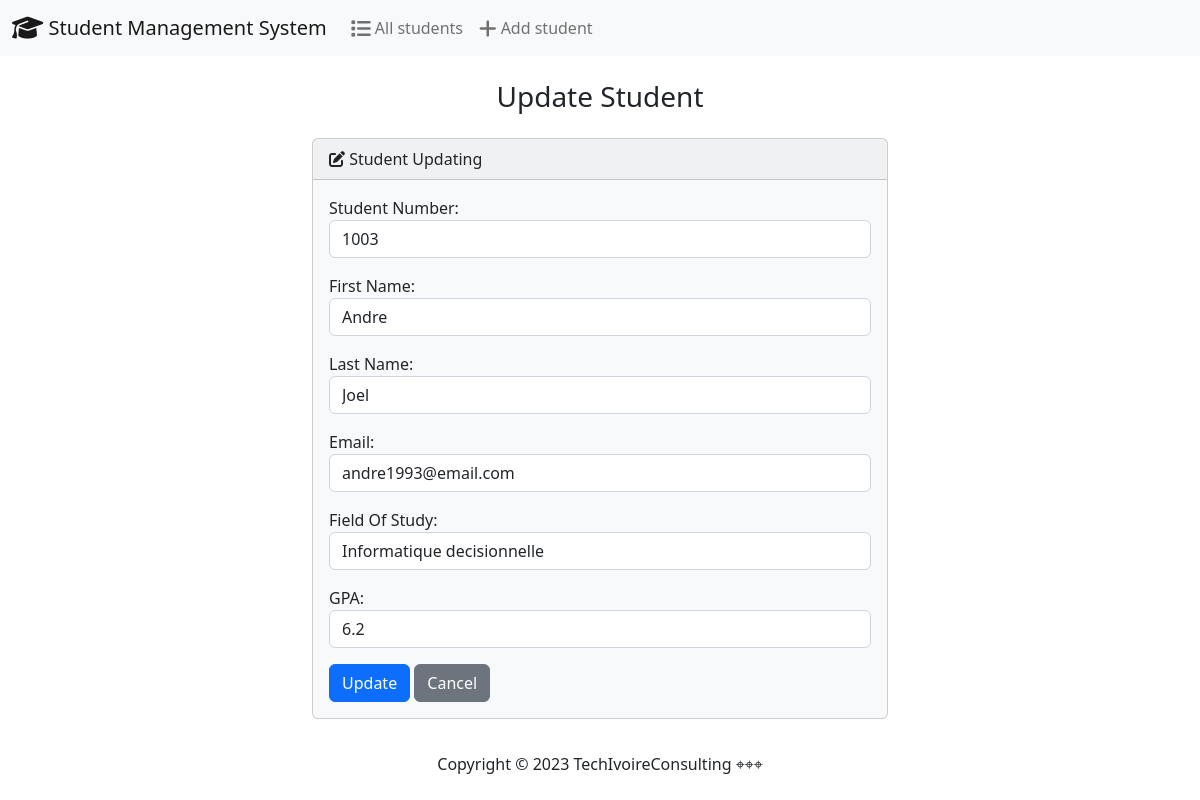
The page /edit/3/ on the database its author committed.
### students/models.py (models this page shows, shortened)
class Student(models.Model):
    student_number = models.PositiveBigIntegerField()
    first_name = models.CharField(max_length=50)
    last_name = models.CharField(max_length=50)
    email = models.EmailField(max_length=100)
    field_of_study = models.CharField(max_length=50)
    gpa =models.FloatField()

### students/views.py (the view)
# urls.py: path('edit/<int:id>/', views.edit,name='edit'),
def edit(request , id):
    if request.method == 'POST':
        student = Student.objects.get(pk=id)
        form=StudentForm(request.POST, instance=student)
        if form.is_valid():
            form.save()
            return render(request, 'students/edit.html',{
                'form': form,
                'success': True
            })
    else:
        student = Student.objects.get(pk=id)
        form=StudentForm(instance=student)
        return render(request , 'students/edit.html', {'form':form})

### students/forms.py
class StudentForm(forms.ModelForm):
    class Meta:
        model = Student
        fields =['student_number','first_name','last_name','email','field_of_study','gpa']
        labels = {
            'student_number': 'Student Number',
            'first_name': 'First Name',
            'last_name' : 'Last Name',
            'email' : 'Email',
            'field_of_study' : 'Field Of Study',
            'gpa': 'GPA'
        }
        widgets ={
            'student_number': forms.NumberInput(attrs={'class':'form-control'}),
            'first_name': forms.TextInput(attrs={'class':'form-control'}),
            'last_name' : forms.TextInput(attrs={'class':'form-control'}) ,
            'email' : forms.EmailInput(attrs={'class':'form-control'}),
            'field_of_study' : forms.TextInput(attrs={'class':'form-control'}),
            'gpa': forms.NumberInput(attrs={'class':'form-control'})
        }

### students/templates/students/edit.html (shortened to what this page needs)
{% extends 'students/base.html' %}
 {% block body %}
    <h3 class="text-center m-4">Update Student </h3>
    {% if success%}
    <div class="alert alert-success" role="alert">
        The new student updated successfully.
        <a href="{% url 'index' %}" class="alert-link">Go to Home Page </a>
    </div>
    {% else%}
    <div class="row justify-content-center">
        <div class="col-6">
            <div class="card bg-light mb-3" >
                <div class="card-header"><i class="fa-solid fa-pen-to-square"></i>
                    Student Updating
                </div>
                <div class="card-body">
                  <form action="" method="POST">
                    {{ form.as_p  }}
                    <button type="submit" class="btn btn-primary">Update</button>
                    <a href="{% url 'index' %}" class="btn btn-secondary">Cancel</a>
                  </form>
                </div>
              </div>
        </div>
    </div>
    {% endif %}
 {% endblock  %}

### rows shown on the page
Student: student_number "1003", first_name "Andre", last_name "Joel", email "andre1993@email.com", field_of_study "Informatique decisionnelle", gpa "6.2"
